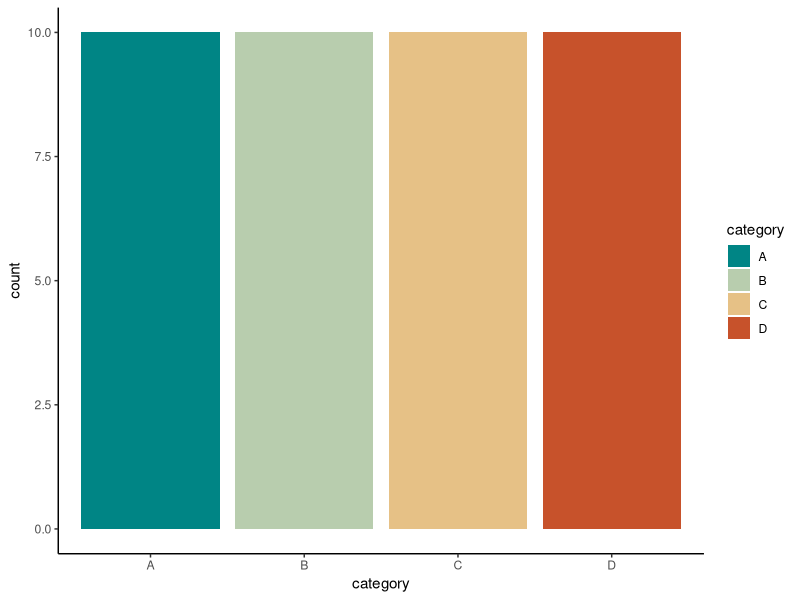
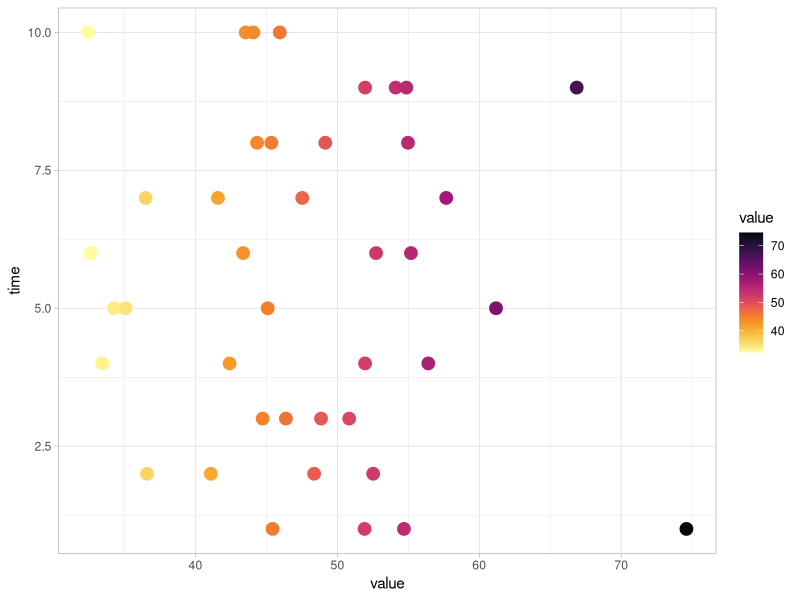
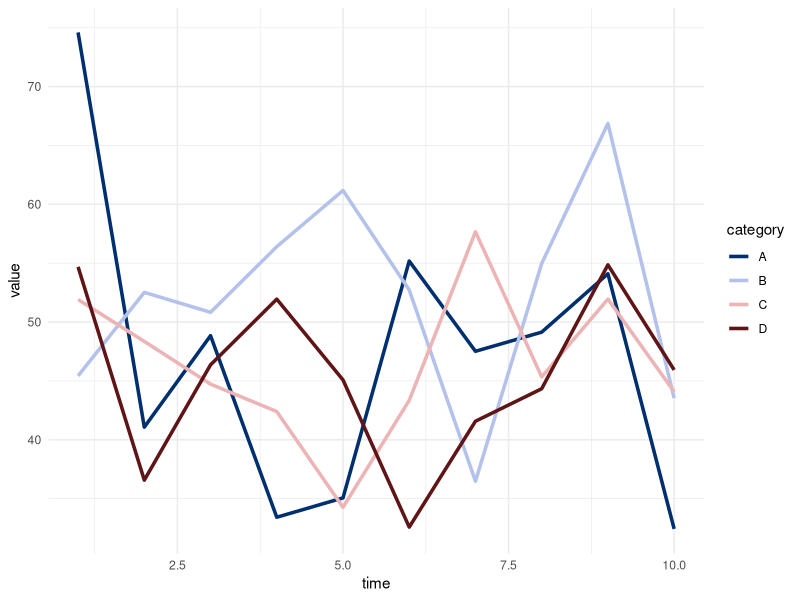
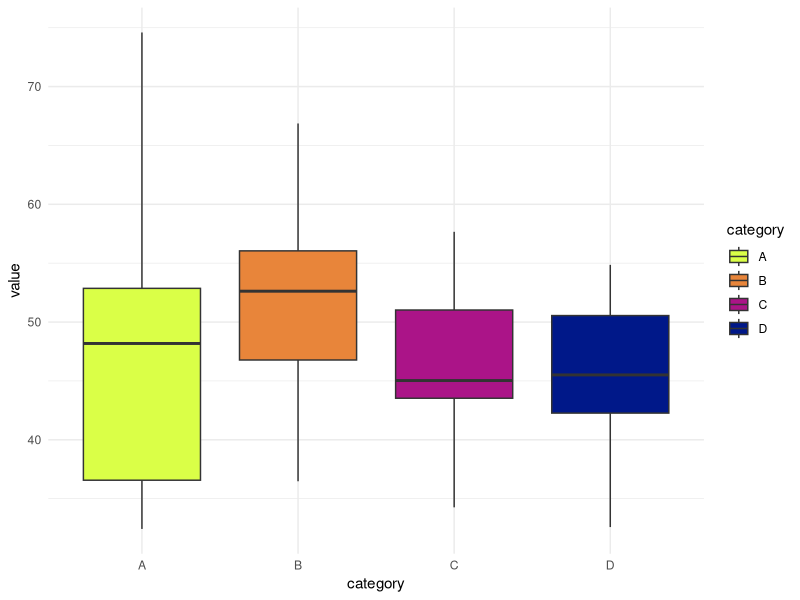
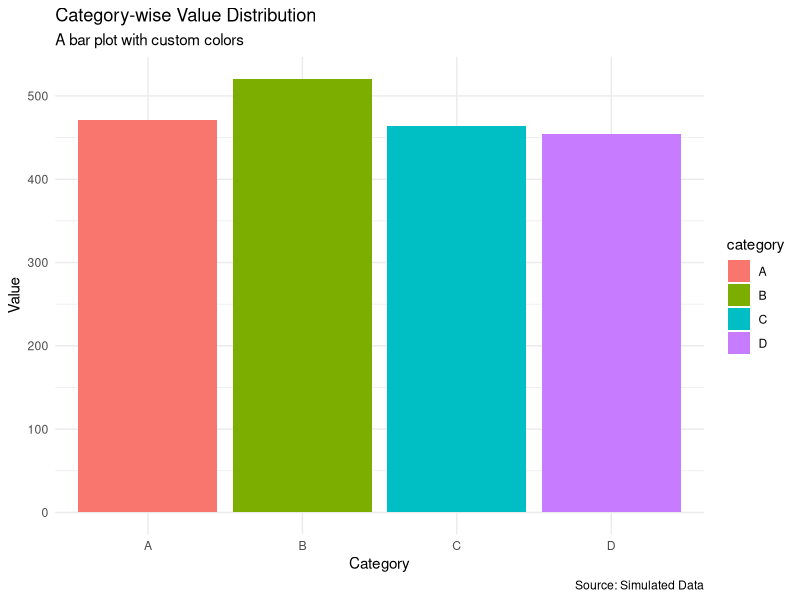
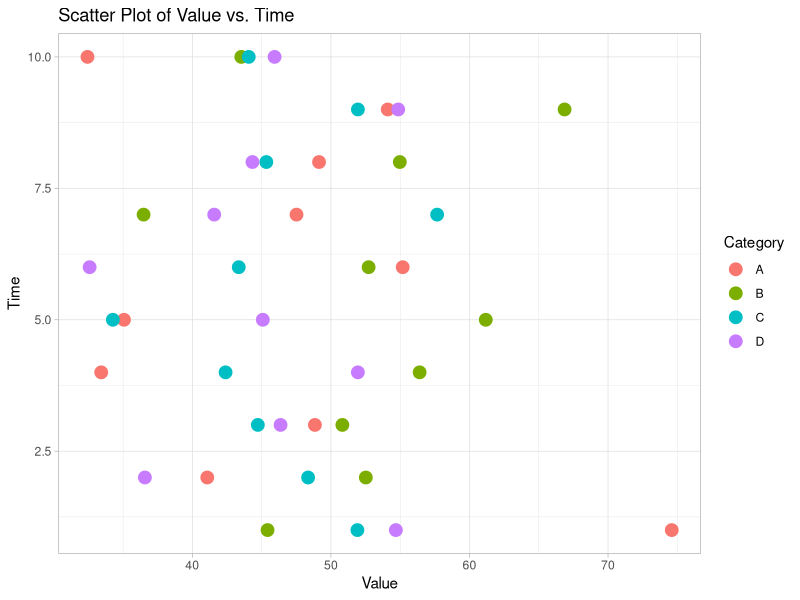
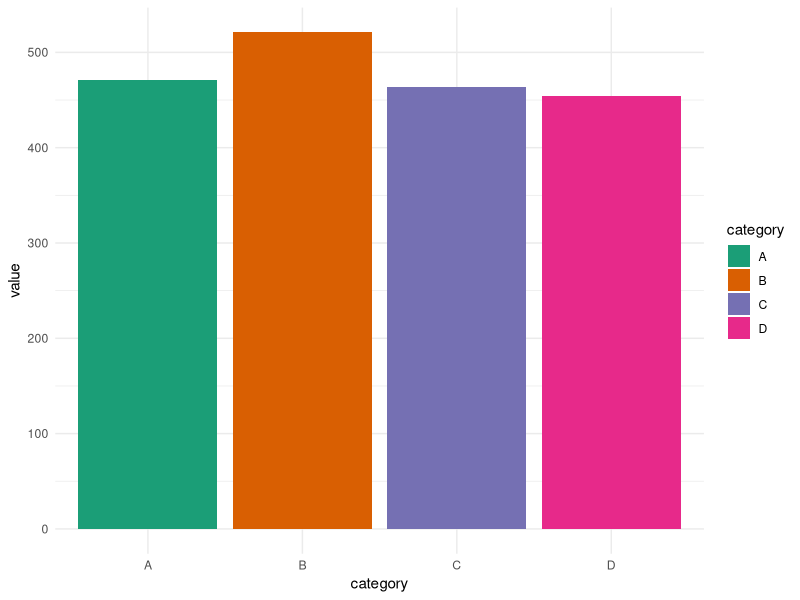
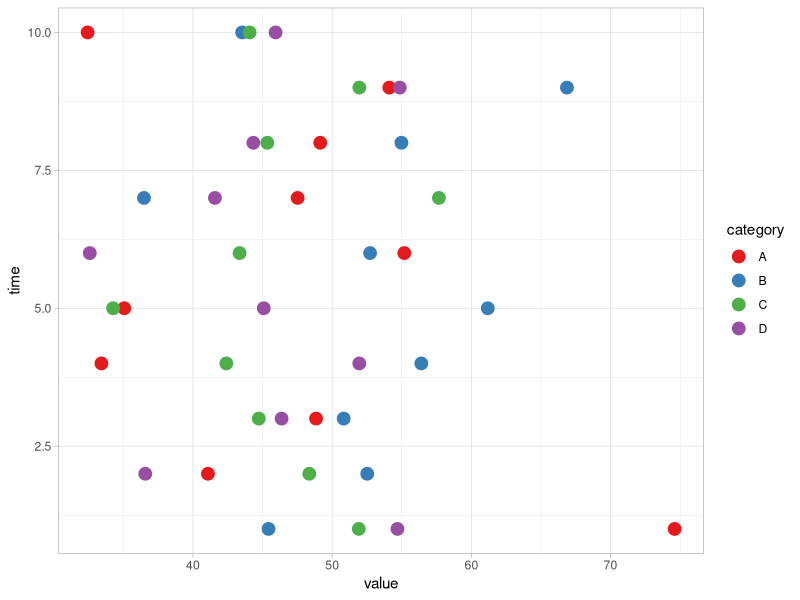

Here is the R script that generated these plots, in order:
## ---- chunk 1
install.packages("ggplot2")
install.packages("colorspace")
## ---- chunk 2
library(ggplot2)
library(colorspace)
## ---- chunk 3
data <- tibble::tibble(
  category = rep(c("A", "B", "C", "D"), each = 10),
  value = rnorm(40, mean = 50, sd = 10),
  time = rep(1:10, times = 4)
)

data
## ---- chunk 4
ggplot(data, aes(x = category, fill = category)) +
  geom_bar() +
  scale_fill_discrete_divergingx() +
  theme_classic()
## ---- chunk 5
ggplot(data, aes(x = value, y = time, color = value)) +
  geom_point(size = 4) +
  scale_color_continuous_sequential(palette = "Inferno") +
  theme_light()
## ---- chunk 6
ggplot(data, aes(x = time, y = value, group = category, color = category)) +
  geom_line(size = 1.2) +
  scale_color_discrete_diverging(palette = "Blue-Red 3") +
  theme_minimal()
## ---- chunk 7
ggplot(data, aes(x = category, y = value, fill = category)) +
  geom_boxplot() +
  scale_fill_discrete_sequential(palette = "Plasma") +
  theme_minimal()
## ---- chunk 8
ggplot(data, aes(x = category, y = value, fill = category)) +
  geom_bar(stat = "identity") +
  labs(title = "Category-wise Value Distribution",
       subtitle = "A bar plot with custom colors",
       x = "Category",
       y = "Value",
       caption = "Source: Simulated Data") +
  theme_minimal()
## ---- chunk 9
ggplot(data, aes(x = value, y = time, color = category)) +
  geom_point(size = 4) +
  labs(title = "Scatter Plot of Value vs. Time",
       x = "Value",
       y = "Time",
       color = "Category") +
  theme_light()
## ---- chunk 10
ggplot(data, aes(x = category, y = value, fill = category)) +
  geom_bar(stat = "identity") +
  scale_fill_manual(values = c("A" = "#1b9e77", "B" = "#d95f02", "C" = "#7570b3", "D" = "#e7298a")) +
  theme_minimal()
## ---- chunk 11
ggplot(data, aes(x = value, y = time, color = category)) +
  geom_point(size = 4) +
  scale_color_manual(values = c("A" = "#e41a1c", "B" = "#377eb8", "C" = "#4daf4a", "D" = "#984ea3")) +
  theme_light()
## ---- chunk 12
ggplot(data, aes(x = category, fill = category)) +
  geom_bar() +
  scale_fill_discrete_sequential(palette = "SunsetDark") +
  theme_classic()
